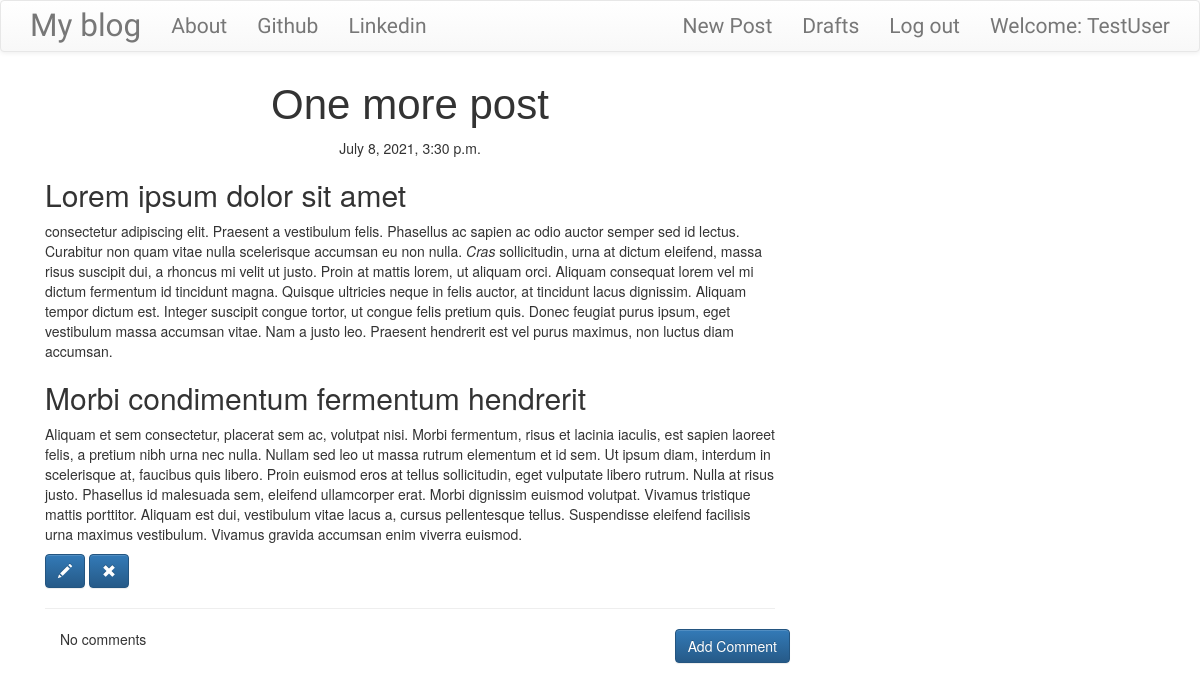
Page /post/8 (signed in) on the committed database.
### blog/models.py (models this page shows, shortened)
class Post(models.Model):
    author = models.ForeignKey('auth.User', on_delete=CASCADE)
    title = models.CharField(max_length=200)
    text = models.TextField()
    created_date = models.DateTimeField(default=timezone.now)
    published_date = models.DateTimeField(blank=True,null=True)

### blog/views.py (the view)
# urls.py: url(r'^post/(?P<pk>\d+)$',views.PostDetailView.as_view(),name='post_detail'),
class PostDetailView(DetailView):
    model = Post

### blog/templates/blog/post_detail.html
{% extends "blog/base.html" %}
{% block content %}
    <h1 class="posttitle">{{post.title}}</h1>
    {% if post.published_date %}
        <div class="date postdate">
            {{ post.published_date }}
        </div>
    {% else %}
        <a class="btn btn-default" href="{% url 'post_publish' pk=post.pk %}">Publish</a>
    {% endif %}
    <p class="postcontent">{{ post.text|safe|linebreaks }}</p>
    {% if user.is_authenticated %}
        <a class="btn btn-primary" href="{% url 'post_edit' pk=post.pk %}">
            <span class="glyphicon glyphicon-pencil"></span>
        </a>
        <a class="btn btn-primary" href="{% url 'post_remove' pk=post.pk %}">
            <span class="glyphicon glyphicon-remove"></span>
        </a>
    {% endif %}
    <hr>
    <a class="btn btn-primary btn-comment" href="{% url 'add_comment_to_post' pk=post.pk %}">Add Comment</a>
    <div class="container">
        {% for comment in post.comments.all %}
        <br>
            {% if user.is_authenticated or comment.approved_comment %}
                {{ comment.created_date }}
                    {% if not comment.approved_comment %}
                    <a class="btn btn-default" href="{% url 'comment_remove' pk=comment.pk %}">
                        <span class="glyphicon glyphicon-remove"></span>
                    </a>
                    <a class="btn btn-default" href="{% url 'comment_approve' pk=comment.pk %}">
                        <span class="glyphicon glyphicon-ok"></span>
                    </a>
                    {% endif %}
                <p>{{comment.text|safe|linebreaks}}</p>
                <p>Posted By: {{ comment.author }}</p>
            {% endif %}
            {% empty %}
            <p>No comments</p>
        {% endfor %}
    </div>
{% endblock %}

### blog/templates/blog/base.html (shortened to what this page needs)
<!DOCTYPE html>
{% load static %}
<html lang="en">
<head>
    <link rel="stylesheet" href="https://maxcdn.bootstrapcdn.com/bootstrap/3.3.7/css/bootstrap.min.css">
    <link rel="stylesheet" href="https://maxcdn.bootstrapcdn.com/bootstrap/3.3.7/css/bootstrap-theme.min.css">
    <link rel="stylesheet" href="//cdn.jsdelivr.net/npm/medium-editor@latest/dist/css/medium-editor.min.css" type="text/css" media="screen" charset="utf-8">
    <link rel="stylesheet" href="{% static 'css/blog.css' %}">
</head>
<body>
    <nav class="navbar navbar-default techfont custom-navbar">
        <div class="container">
            <ul class="nav navbar-nav">
                <li><a class="navbar-brand bigbrand" href="{% url 'post_list' %}">My blog</a></li>
                <li><a href="{% url 'about' %}">About</a></li>
                <li><a href ="https://www.github.com">Github</a></li>
                <li><a href ="https://www.linkedin.com">Linkedin</a></li>
            </ul>
            <ul class="nav navbar-nav navbar-right">
                {% if user.is_authenticated %}
                <li>
                    <a href="{% url 'post_new' %}">New Post</a>
                </li>
                <li>
                    <a href="{% url 'post_draft_list' %}">Drafts</a>
                </li>
                <li>
                    <a href="{% url 'logout' %}">Log out</a>
                </li>
                <li>
                    <a>Welcome: {{ user.username }}</a>
                </li>
                {% else %}
                <li>
                    <a class="nav navbar-right" href="{% url 'login' %}"><span class="glyphicon glyphicon-user"></span></a>
                </li>
                {% endif %}
            </ul>
        </div>
    </nav>
    <div class="content container">
        <div class="col-md-8">
            {% block content %}
            {% endblock %}
        </div>
    </div>
</body>
</html>

### blog/static/css/blog.css (style rules this page uses)
.techfont { font-family: 'Bona Nova', serif; font-size: 1.5em; margin-bottom: 10px; }
.bigbrand { font-size: 1.5em; }
.postdate { text-align: center; }
.posttitle { font-family: 'Russo One',sans-serif; font-size: 3em; text-align: center; }
.postcontent { font-family: 'Montserrat'; font-size: 1.5em; }
.btn-comment { position: absolute; right: 0px; }

### rows in the picture
Post: title "One more post", published_date "July 8, 2021, 3:30 p.m.", text "Lorem ipsum dolor sit amet consectetur adipiscing elit. Praesent a vestibulum felis. Phasellus ac sapien ac odio auctor semper sed id lectus. Curabitur non quam vitae nulla scelerisque accumsan eu non nulla. Cras sollicitudin, urna at dictum eleifend, massa risus suscipit dui, a rhoncus mi velit ut justo. Proin at mattis lorem, ut aliquam orci. Aliquam consequat lorem vel mi dictum fermentum id tincidunt magna. Quisque ultricies neque in felis auctor, at tincidunt lacus dignissim. Aliquam tempor dictum est. Integer suscipit congue tortor, ut congue felis pretium quis. Donec feugiat purus ipsum, eget vestibulum massa accumsan vitae. Nam a justo leo. Praesent hendrerit est vel purus maximus,…"

### other values in the picture
{{ user.username }} "TestUser"
